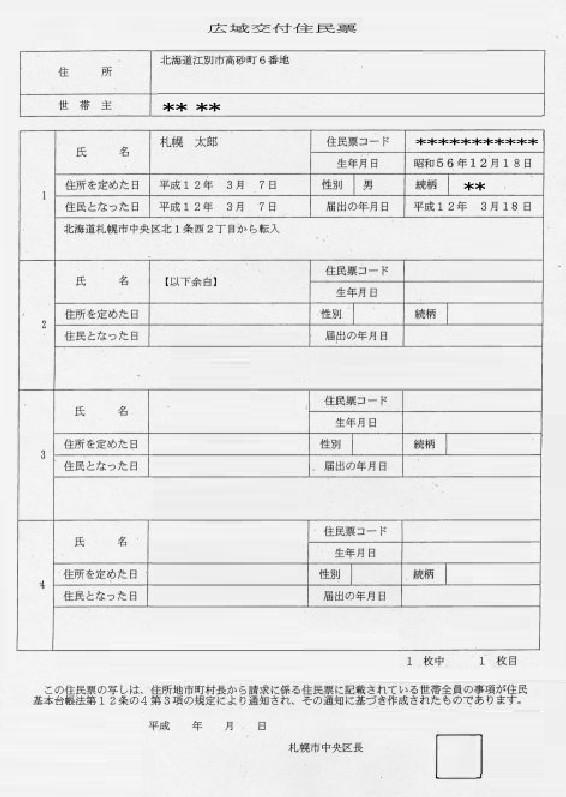
#> input picture integration/jumin/jumin05.jpg, 566 x 797 px
$ python integration_points.py
#> lines starting #> are read from the running program, lines starting #| are printed output that depends on the picture
#> in __init__, self.img is the input picture: shape (797, 566, 3); min 0, max 255, mean 232.4
#coding:utf-8

import cv2
import numpy as np
import matplotlib.pyplot as plt


# 住民票の画像。分割したい画像を入れる。
jumin = 'jumin/jumin05.jpg'

# それぞれのパーツで予測した座標のnpyファイルを指定
# ４分割にする
# 1 2
# 3 4
zahyou1 = 'zahyou4/point00.npy'
zahyou2 = 'zahyou4/point01.npy'
zahyou3 = 'zahyou4/point10.npy'
zahyou4 = 'zahyou4/point11.npy'

# それぞれのパーツで予測した座標のnpyファイルを指定
## 5分割
#    01
# 10 11  12
#    21
# 上の画像01=zahou01 左の画像10=zahou10 右の画像12=zahyou12 下の画像21=zahyou21 中央の画像11=zahyou11
zahyou01 = 'zahyou5/point00.npy'
zahyou10 = 'zahyou5/point01.npy'
zahyou12 = 'zahyou5/point10.npy'
zahyou21 = 'zahyou5/point11.npy'
zahyou11 = 'zahyou5/point12.npy'


def resize_image(img):
    # 正方形にリサイズ→リサイズ後はnew_img
    tmp = img[:, :]
    height, width = img.shape[:2]
#> height = 797; width = 566
    size = height
#> size = 797
    limit = width
#> limit = 566
    #余白の左の黒を作る
    start = int((size - limit) / 2)
#> start = 115
    # さっきのstartから幅進んだところを終点とする
    fin = int((size + limit) / 2)
#> fin = 681
    # 背景の黒画像を作る
    new_img = cv2.resize(np.zeros((1, 1, 3), np.uint8), (size, size))
    if(size == height):
        new_img[:, start:fin] = tmp
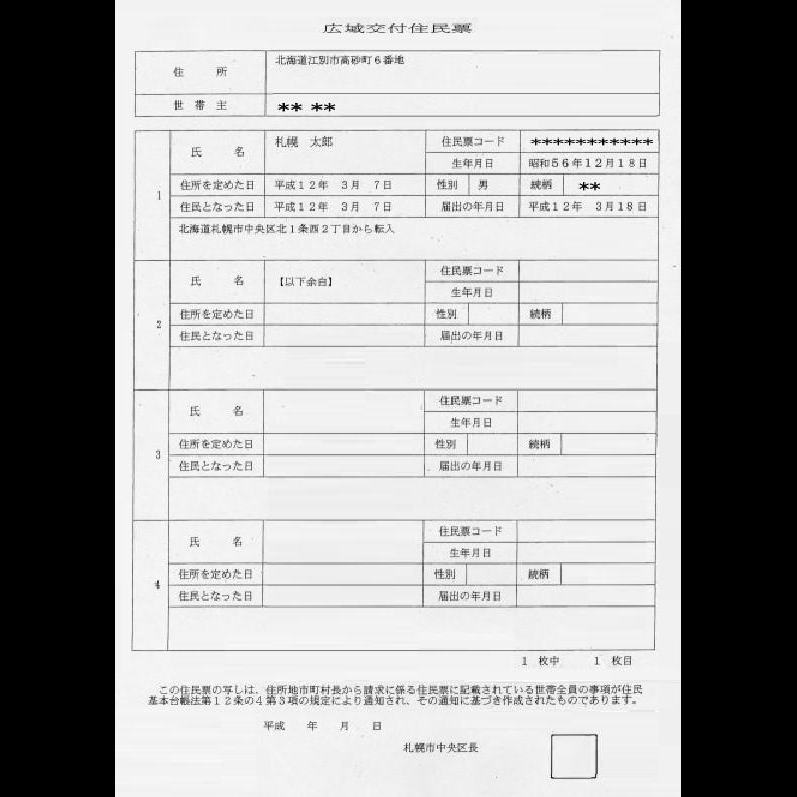
#> new_img: shape (797, 797, 3); min 0, max 255, mean 165
    else:
        new_img[start:fin, :] = tmp

     # リサイズ後の一枚だけの画像を保存
    np.save('image/resize_image.npy',new_img)
    return new_img


# 4分割するクラス
class Devide_image4(object):

    def __init__(self,image):
        self.img = cv2.imread(image)

    def devide_image(self):
        # ４分割にする
        # 1 2
        # 3 4
        new_img = resize_image(self.img)
        h, w = new_img.shape[:2]
#> h = 797; w = 797

        # 縦と横の半分の地点
        trim_h = int(h * 0.5)
#> trim_h = 398
        trim_w = int(w * 0.5)
#> trim_w = 398

        img1 = new_img[0:trim_h, 0:trim_w]
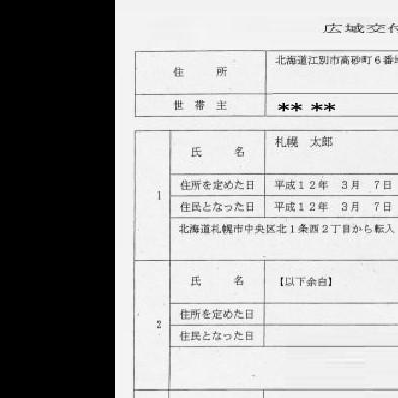
#> img1: shape (398, 398, 3); min 0, max 255, mean 164.7
        self.img1 = img1
        img2 = new_img[0:trim_h, trim_w:w]
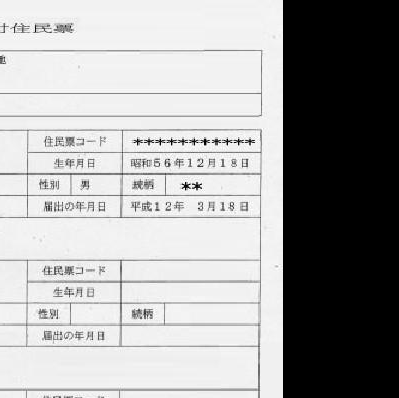
#> img2: shape (398, 399, 3); min 0, max 255, mean 164.2
        img3 = new_img[trim_h:h, 0:trim_w]
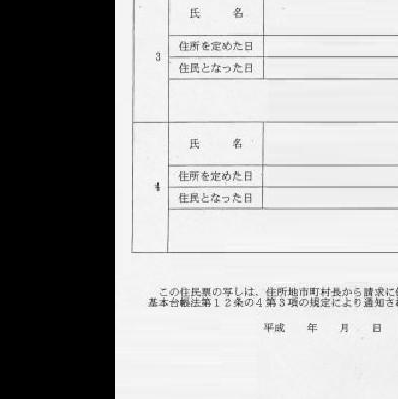
#> img3: shape (399, 398, 3); min 0, max 255, mean 167.2
        img4 = new_img[trim_h:h, trim_w:w]
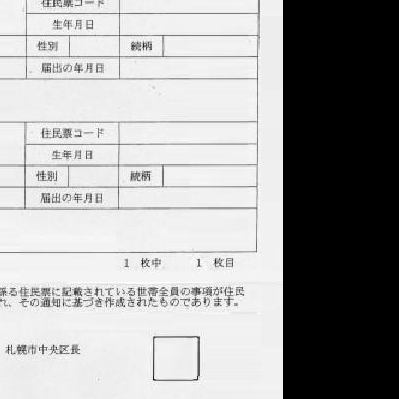
#> img4: shape (399, 399, 3); min 0, max 255, mean 164.1

         # 分割後の画像を保存
        np.save('devide_images/img1_4.npy',img1)
        np.save('devide_images/img2_4.npy',img2)
        np.save('devide_images/img3_4.npy',img3)
        np.save('devide_images/img4_4.npy',img4)

        return img1,img2,img3,img4


    # 座標の統合
    def integration(self , file00 , file01 ,file10 ,file11):

        devide_image = self.devide_image()
        img1,img2,img3,img4 = devide_image
        h, w = img1.shape[:2]
#> h = 398; w = 398
        # ピクセルの座標を呼び出す
        # 左上
#> (the run stopped early here; a loop or call above may not have finished)
